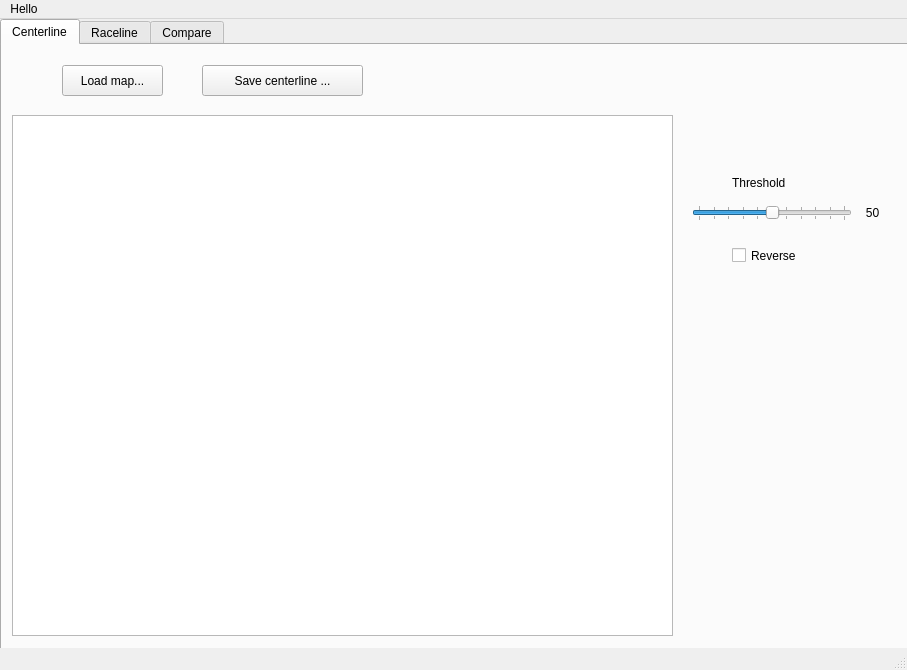
<?xml version="1.0" encoding="UTF-8"?>
<ui version="4.0">
 <class>MainWindow</class>
 <widget class="QMainWindow" name="MainWindow">
  <property name="geometry">
   <rect>
    <x>0</x>
    <y>0</y>
    <width>907</width>
    <height>670</height>
   </rect>
  </property>
  <property name="windowTitle">
   <string>MainWindow</string>
  </property>
  <widget class="QWidget" name="centralwidget">
   <widget class="QTabWidget" name="Tabs">
    <property name="geometry">
     <rect>
      <x>0</x>
      <y>0</y>
      <width>911</width>
      <height>631</height>
     </rect>
    </property>
    <property name="currentIndex">
     <number>0</number>
    </property>
    <widget class="QWidget" name="Centerline">
     <attribute name="title">
      <string>Centerline</string>
     </attribute>
     <widget class="QPushButton" name="loadMapButton">
      <property name="geometry">
       <rect>
        <x>60</x>
        <y>20</y>
        <width>101</width>
        <height>31</height>
       </rect>
      </property>
      <property name="toolTip">
       <string/>
      </property>
      <property name="toolTipDuration">
       <number>-1</number>
      </property>
      <property name="text">
       <string>Load map...</string>
      </property>
     </widget>
     <widget class="QPushButton" name="SaveCenterLineButton">
      <property name="geometry">
       <rect>
        <x>200</x>
        <y>20</y>
        <width>161</width>
        <height>31</height>
       </rect>
      </property>
      <property name="text">
       <string>Save centerline ...</string>
      </property>
     </widget>
     <widget class="QSlider" name="thresholdSlider">
      <property name="geometry">
       <rect>
        <x>690</x>
        <y>160</y>
        <width>160</width>
        <height>16</height>
       </rect>
      </property>
      <property name="minimum">
       <number>0</number>
      </property>
      <property name="maximum">
       <number>100</number>
      </property>
      <property name="singleStep">
       <number>10</number>
      </property>
      <property name="pageStep">
       <number>10</number>
      </property>
      <property name="value">
       <number>50</number>
      </property>
      <property name="sliderPosition">
       <number>50</number>
      </property>
      <property name="tracking">
       <bool>true</bool>
      </property>
      <property name="orientation">
       <enum>Qt::Horizontal</enum>
      </property>
      <property name="tickPosition">
       <enum>QSlider::TicksBothSides</enum>
      </property>
      <property name="tickInterval">
       <number>10</number>
      </property>
     </widget>
     <widget class="QLabel" name="thresholdLabel">
      <property name="geometry">
       <rect>
        <x>730</x>
        <y>130</y>
        <width>71</width>
        <height>16</height>
       </rect>
      </property>
      <property name="text">
       <string>Threshold</string>
      </property>
     </widget>
     <widget class="QLabel" name="thresholdValue">
      <property name="geometry">
       <rect>
        <x>850</x>
        <y>160</y>
        <width>41</width>
        <height>16</height>
       </rect>
      </property>
      <property name="text">
       <string>50</string>
      </property>
      <property name="alignment">
       <set>Qt::AlignCenter</set>
      </property>
     </widget>
     <widget class="QCheckBox" name="reverseCheckBox">
      <property name="geometry">
       <rect>
        <x>730</x>
        <y>200</y>
        <width>91</width>
        <height>21</height>
       </rect>
      </property>
      <property name="text">
       <string>Reverse</string>
      </property>
      <property name="iconSize">
       <size>
        <width>20</width>
        <height>20</height>
       </size>
      </property>
     </widget>
     <widget class="QGraphicsView" name="centerLineView">
      <property name="geometry">
       <rect>
        <x>10</x>
        <y>70</y>
        <width>661</width>
        <height>521</height>
       </rect>
      </property>
     </widget>
    </widget>
    <widget class="QWidget" name="Raceline">
     <attribute name="title">
      <string>Raceline</string>
     </attribute>
    </widget>
    <widget class="QWidget" name="Compare">
     <attribute name="title">
      <string>Compare</string>
     </attribute>
    </widget>
   </widget>
  </widget>
  <widget class="QMenuBar" name="menubar">
   <property name="geometry">
    <rect>
     <x>0</x>
     <y>0</y>
     <width>907</width>
     <height>22</height>
    </rect>
   </property>
   <widget class="QMenu" name="menuHello">
    <property name="title">
     <string>Hello</string>
    </property>
   </widget>
   <addaction name="menuHello"/>
  </widget>
  <widget class="QStatusBar" name="statusbar"/>
  <action name="actionLoadMap">
   <property name="text">
    <string>LoadMap</string>
   </property>
   <property name="toolTip">
    <string>Click here to load a .pgm file</string>
   </property>
  </action>
 </widget>
 <resources/>
 <connections>
  <connection>
   <sender>thresholdSlider</sender>
   <signal>valueChanged(int)</signal>
   <receiver>thresholdValue</receiver>
   <slot>setNum(int)</slot>
   <hints>
    <hint type="sourcelabel">
     <x>701</x>
     <y>218</y>
    </hint>
    <hint type="destinationlabel">
     <x>812</x>
     <y>218</y>
    </hint>
   </hints>
  </connection>
 </connections>
</ui>
